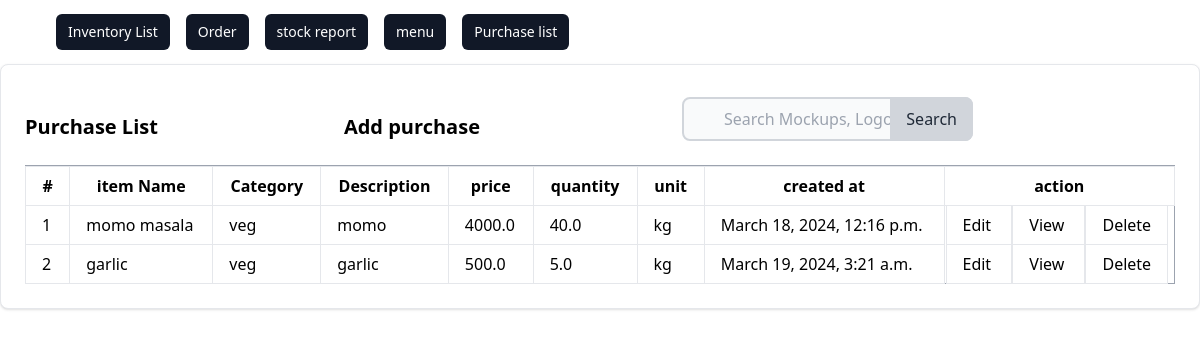
/purchase/list/, run on an earlier commit of the app's database.
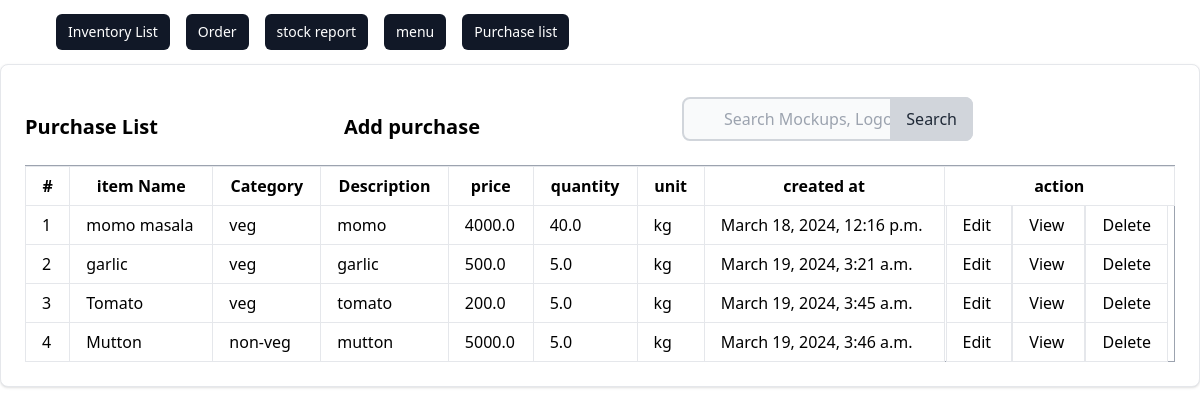
And on a later commit of the database.
### inventory/models.py (models this page shows, shortened)
class Purchase(models.Model):
    category = models.ForeignKey(Category, on_delete=models.CASCADE)
    item_name = models.CharField(max_length=100)
    quantity = models.FloatField()
    price = models.FloatField()
    unit = models.CharField(choices=CHOICES, max_length=100)
    description = models.TextField()
    created_at = models.DateTimeField(auto_now_add=True)

class Category(models.Model):
    name = models.CharField(max_length=100)
    description = models.TextField()
    def __str__(self):
        return self.name

### inventory/views.py (the view)
# urls.py: path('purchase/list/', views.PurchaseListView.as_view(), name='purchase_index'),
class PurchaseListView(ListView):
    model = Purchase
    template = 'inventory/purchase_list.html'
    success_url = reverse_lazy('inventory:purchase_index')

### inventory/templates/inventory/purchase_list.html (shortened to what this page needs)
{% extends '../inventory/base.html' %} {% block content %}
<div class="card max-w-80%  p-6 bg-white border border-gray-200 rounded-lg shadow dark:bg-gray-800 dark:border-gray-400">
  <div class="row">
    <div class="flex items-center justify-between">
        <h5 class="text-xl font-semibold">Purchase  List</h5>
        <a href="{% url 'inventory:purchase_create' %}" class="text-xl font-semibold text-grey-200 hover:underline hover:text-blue-00 ml-auto">
         <h5>  Add purchase</h5>
        </a>
      <form method="get" action="/" class="max-w-md mx-auto px-4 py-2 justify-end">
        <div class="relative">
            <input
            type="search"
            id="default-search"
            name='q'
            class="block w-full pl-10 pr-4 py-2 rounded-lg border-2 border-gray-300 bg-gray-50 focus:ring-blue-500 focus:border-blue-500"
            placeholder="Search Mockups, Logos..."
            required
          />
          <button
            type="submit"
            class="absolute inset-y-0 right-0 px-4 py-2 bg-gray-300 text-gray-800 rounded-r-lg hover:bg-gray-400 focus:outline-none focus:bg-gray-400"
          >
            Search
          </button>
        </div>
      </form>
    </div>
      <div class="card-body">
        <table class="table-auto w-full border-collapse border border-gray-400 table-bordered">
          <th class="px-1 py-0">
            <tr>
              <th class="px-4 py-2 border px-4 py-2" >#</th>
              <th class="px-4 py-2  border ">item Name</th>
              <th class="px-4 py-2  border ">Category</th>
              <th class="px-4 py-2  border ">Description</th>
              <th  class="px-4 py-2  border ">price</th>
              <th class="px-4 py-2  border ">quantity</th>
              <th class="px-4 py-2  border ">unit</th>
              <th class="px-4 py-2  border ">created at</th>
              <th col="3" class="px-0 py-0  border ">action</th>
            </tr>
          </th>
          <tbody>
            {% if object_list %} {% for purchase in object_list %}
            <tr>
              <td class="border px-4 py-2">{{ purchase.id}}</td>
              <td class="border px-4 py-2">{{ purchase.item_name }}</td>
              <td class="border px-4 py-2">{{ purchase.category }}</td>
              <td class="border px-4 py-2">{{ purchase.description }}</td>
              <td class="border px-4 py-2">{{ purchase.price }}</td>
              <td  class="border px-4 py-2">{{ purchase.quantity }}</td>
              <td class="border px-4 py-2">{{ purchase.unit}}</td>
              <td class="border px-4 py-2">{{ purchase.created_at}}</td>
              <td>
                <a  class="border px-4 py-2"  href="{% url 'inventory:purchase_update'  %}"> Edit </a>
                <a class="border px-4 py-2"  href="{% url 'inventory:purchase_detail' %}"> View </a>
                <a  class="border px-4 py-2" href="/" > Delete </a>
              </td>
            </tr>
          {% endfor %}
          {% else %}
            <tr><td colspan="8" class="border px-4 py-2">No order found</td></tr>
          {% endif %}
          </tbody>
        </table>
      </div>
    </div>
  </div>
  </div>
{% endblock %}

### inventory/templates/inventory/base.html (shortened to what this page needs)
{%load static%}
<html>
  <head>
    <script src="https://cdn.tailwindcss.com"></script>
  </head>
  <body>
<nav class="bg-light-blue-800 sticky top-0 z-50 ">
  <div class="mx-auto max-w-7xl px-2 sm:px-6 lg:px-8">
    <div class="relative flex h-16 items-center justify-between">
      <div
        class="flex flex-1 items-center justify-center sm:items-stretch sm:justify-start"
      >
        <div class="hidden sm:ml-6 sm:block">
          <div class="flex space-x-4">
            <a
              href="{% url 'inventory:list'%}"
              class="bg-gray-900 text-white rounded-md px-3 py-2 text-sm font-medium"
              aria-current="page"
              >Inventory List</a
            >
            <a
            href="{% url 'inventory:order_index'%}"
            class="bg-gray-900 text-white rounded-md px-3 py-2 text-sm font-medium"
            aria-current="page"
            >Order </a
          >
          <a
          href="{% url 'inventory:stock_report'%}"
          class="bg-gray-900 text-white rounded-md px-3 py-2 text-sm font-medium"
          aria-current="page"
          >stock report </a
        >
        <a
        href="{% url 'menu:list'%}"
        class="bg-gray-900 text-white rounded-md px-3 py-2 text-sm font-medium"
        aria-current="page"
        >menu </a
      >
      <a
      href="{% url 'inventory:purchase_index'%}"
      class="bg-gray-900 text-white rounded-md px-3 py-2 text-sm font-medium"
      aria-current="page"
      >Purchase list </a
    >
          </div>
        </div>
      </div>
</nav>
<div class="flex-grow">
    {% block content %} {% endblock %}
  </body>
</html>

What changed in the data, as far as the page shows it:
added Purchase: id "3", item_name "Tomato", category "veg", description "tomato", price "200.0", quantity "5.0", unit "kg", created_at "March 19, 2024, 3:45 a.m."
added Purchase: id "4", item_name "Mutton", category "non-veg", description "mutton", price "5000.0", quantity "5.0", unit "kg", created_at "March 19, 2024, 3:46 a.m."
